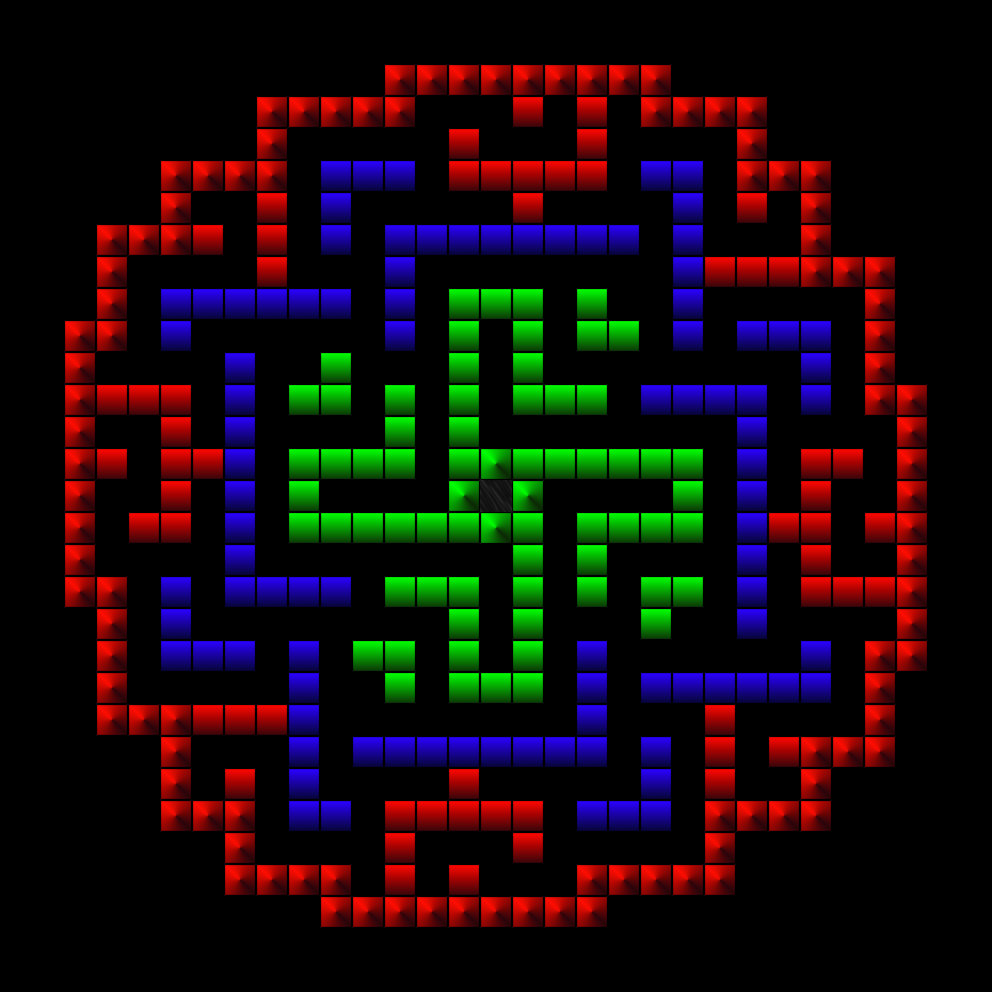

Tiled map render using the project's own tile images. Description and the whole map definition, tile-layer contents included, below:
An orthogonal 31x31 tile map with 32x32 px tiles, 1 tile layer (Tile Layer 1) and 7 objects (6x collision, collider).

<map version="1.10" tiledversion="1.11.0" orientation="orthogonal" renderorder="right-down" width="31" height="31" tilewidth="32" tileheight="32" infinite="0" nextlayerid="2" nextobjectid="1">
 <tileset firstgid="1" name="Tileset1" tilewidth="32" tileheight="32" tilecount="7" columns="0">
  <grid orientation="orthogonal" width="1" height="1" />
  <tile id="0">
   <image source="tiles/tile0.png" width="32" height="32" />
   <objectgroup draworder="index" id="2">
    <object id="1" name="collider" x="0" y="0" width="32" height="32" />
   </objectgroup>
  </tile>
  <tile id="1">
   <image source="tiles/tile1.png" width="32" height="32" />
   <objectgroup draworder="index" id="2">
    <object id="4" name="collision" x="0" y="0" width="32" height="32" />
   </objectgroup>
  </tile>
  <tile id="2">
   <image source="tiles/tile2.png" width="32" height="32" />
   <objectgroup draworder="index" id="2">
    <object id="1" name="collision" x="0" y="0" width="32" height="32" />
   </objectgroup>
  </tile>
  <tile id="3">
   <image source="tiles/tile3.png" width="32" height="32" />
   <objectgroup draworder="index" id="2">
    <object id="1" name="collision" x="0" y="0" width="32" height="32" />
   </objectgroup>
  </tile>
  <tile id="4">
   <image source="tiles/tile4.png" width="32" height="32" />
   <objectgroup draworder="index" id="2">
    <object id="3" name="collision" x="0" y="0" width="32" height="32" />
   </objectgroup>
  </tile>
  <tile id="5">
   <image source="tiles/tile5.png" width="32" height="32" />
   <objectgroup draworder="index" id="2">
    <object id="1" name="collision" x="0" y="0" width="32" height="32" />
   </objectgroup>
  </tile>
  <tile id="6">
   <image source="tiles/tile6.png" width="32" height="32" />
   <objectgroup draworder="index" id="2">
    <object id="2" name="collision" x="0" y="0" width="32" height="32" />
   </objectgroup>
  </tile>
 </tileset>
 <layer id="1" name="Tile Layer 1" width="31" height="31">
  <data encoding="csv">
0,0,0,0,0,0,0,0,0,0,0,0,0,0,0,0,0,0,0,0,0,0,0,0,0,0,0,0,0,0,0,
0,0,0,0,0,0,0,0,0,0,0,0,0,0,0,0,0,0,0,0,0,0,0,0,0,0,0,0,0,0,0,
0,0,0,0,0,0,0,0,0,0,0,0,4,4,4,4,4,4,4,4,4,0,0,0,0,0,0,0,0,0,0,
0,0,0,0,0,0,0,0,4,4,4,4,4,0,0,0,5,0,5,0,4,4,4,4,0,0,0,0,0,0,0,
0,0,0,0,0,0,0,0,4,0,0,0,0,0,5,0,0,0,5,0,0,0,0,4,0,0,0,0,0,0,0,
0,0,0,0,0,4,4,4,4,0,3,3,3,0,5,5,5,5,5,0,3,3,0,4,4,4,0,0,0,0,0,
0,0,0,0,0,4,0,0,5,0,3,0,0,0,0,0,5,0,0,0,0,3,0,5,0,4,0,0,0,0,0,
0,0,0,4,4,4,5,0,5,0,3,0,3,3,3,3,3,3,3,3,0,3,0,0,0,4,0,0,0,0,0,
0,0,0,4,0,0,0,0,5,0,0,0,3,0,0,0,0,0,0,0,0,3,5,5,5,4,4,4,0,0,0,
0,0,0,4,0,3,3,3,3,3,3,0,3,0,7,7,7,0,7,0,0,3,0,0,0,0,0,4,0,0,0,
0,0,4,4,0,3,0,0,0,0,0,0,3,0,7,0,7,0,7,7,0,3,0,3,3,3,0,4,0,0,0,
0,0,4,0,0,0,0,3,0,0,7,0,0,0,7,0,7,0,0,0,0,0,0,0,0,3,0,4,0,0,0,
0,0,4,5,5,5,0,3,0,7,7,0,7,0,7,0,7,7,7,0,3,3,3,3,0,3,0,4,4,0,0,
0,0,4,0,0,5,0,3,0,0,0,0,7,0,7,0,0,0,0,0,0,0,0,3,0,0,0,0,4,0,0,
0,0,4,5,0,5,5,3,0,7,7,7,7,0,7,6,7,7,7,7,7,7,0,3,0,5,5,0,4,0,0,
0,0,4,0,0,5,0,3,0,7,0,0,0,0,6,1,6,0,0,0,0,7,0,3,0,5,0,0,4,0,0,
0,0,4,0,5,5,0,3,0,7,7,7,7,7,7,6,7,0,7,7,7,7,0,3,5,5,0,5,4,0,0,
0,0,4,0,0,0,0,3,0,0,0,0,0,0,0,0,7,0,7,0,0,0,0,3,0,5,0,0,4,0,0,
0,0,4,4,0,3,0,3,3,3,3,0,7,7,7,0,7,0,7,0,7,7,0,3,0,5,5,5,4,0,0,
0,0,0,4,0,3,0,0,0,0,0,0,0,0,7,0,7,0,0,0,7,0,0,3,0,0,0,0,4,0,0,
0,0,0,4,0,3,3,3,0,3,0,7,7,0,7,0,7,0,3,0,0,0,0,0,0,3,0,4,4,0,0,
0,0,0,4,0,0,0,0,0,3,0,0,7,0,7,7,7,0,3,0,3,3,3,3,3,3,0,4,0,0,0,
0,0,0,4,4,4,5,5,5,3,0,0,0,0,0,0,0,0,3,0,0,0,5,0,0,0,0,4,0,0,0,
0,0,0,0,0,4,0,0,0,3,0,3,3,3,3,3,3,3,3,0,3,0,5,0,5,4,4,4,0,0,0,
0,0,0,0,0,4,0,5,0,3,0,0,0,0,5,0,0,0,0,0,3,0,5,0,0,4,0,0,0,0,0,
0,0,0,0,0,4,4,4,0,3,3,0,5,5,5,5,5,0,3,3,3,0,4,4,4,4,0,0,0,0,0,
0,0,0,0,0,0,0,4,0,0,0,0,5,0,0,0,5,0,0,0,0,0,4,0,0,0,0,0,0,0,0,
0,0,0,0,0,0,0,4,4,4,4,0,5,0,5,0,0,0,4,4,4,4,4,0,0,0,0,0,0,0,0,
0,0,0,0,0,0,0,0,0,0,4,4,4,4,4,4,4,4,4,0,0,0,0,0,0,0,0,0,0,0,0,
0,0,0,0,0,0,0,0,0,0,0,0,0,0,0,0,0,0,0,0,0,0,0,0,0,0,0,0,0,0,0,
0,0,0,0,0,0,0,0,0,0,0,0,0,0,0,0,0,0,0,0,0,0,0,0,0,0,0,0,0,0,0
</data>
 </layer>
</map>
